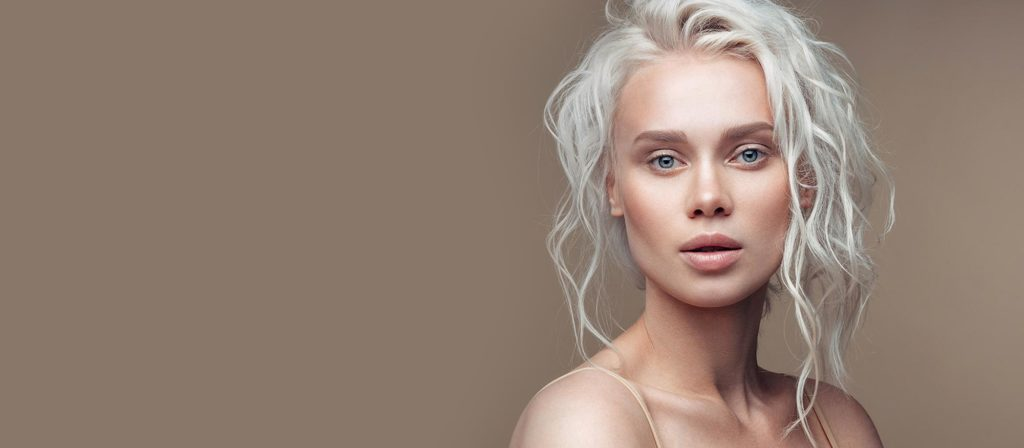
#> input picture women-face.jpg, 1024 x 448 px
$ python cv-find-face.py
#> lines starting #> are read from the running program, lines starting #| are printed output that depends on the picture; after the words box and inside, x2 and y2 are one past the last pixel; in counts of white or black regions, pixels touching at a corner belong together
import cv2
import matplotlib.pyplot as plt

def convertToGray(image):
    return cv2.cvtColor(image, cv2.COLOR_BGR2GRAY)

def convertToRGB(image):
    return cv2.cvtColor(image, cv2.COLOR_BGR2RGB)

IM_FILE='women-face.jpg'

test_image = cv2.imread(IM_FILE)
#> test_image is the input picture: shape (448, 1024, 3); mean B, G, R 115.4, 128, 147.4
test_image_gray = convertToGray(test_image)
#> in convertToGray, `return cv2.cvtColor(image, cv2.COLOR_BGR2GRAY)`:
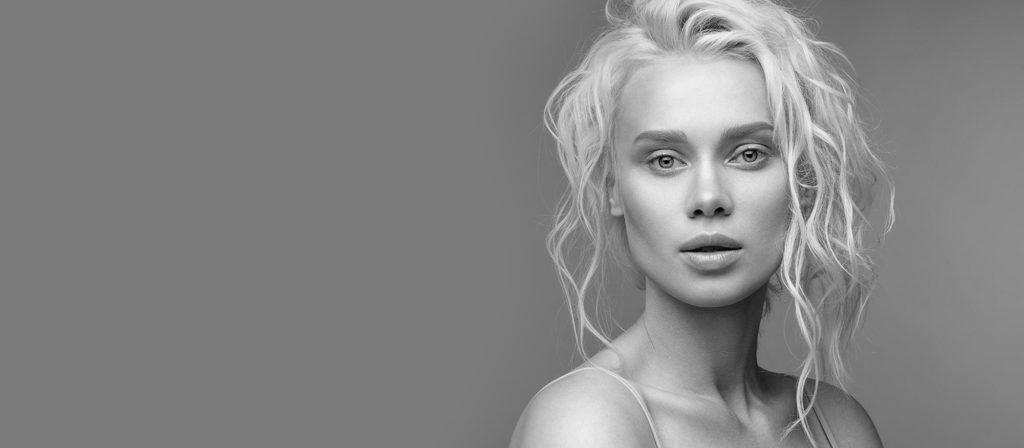
#> returned value: shape (448, 1024); min 2, max 241, mean 132.5

haar_cascade_face = cv2.CascadeClassifier(cv2.data.haarcascades + 'haarcascade_frontalface_alt2.xml')
faces_rects = haar_cascade_face.detectMultiScale(test_image_gray, scaleFactor = 1.2, minNeighbors = 5);
#> faces_rects = [[592, 64, 232, 232]]

print('Faces found: ', len(faces_rects))
#| Faces found:  1

for (x,y,w,h) in faces_rects:
     cv2.rectangle(test_image, (x, y), (x+w, y+h), (0, 255, 0), 2)
#> this loop made 1 pass
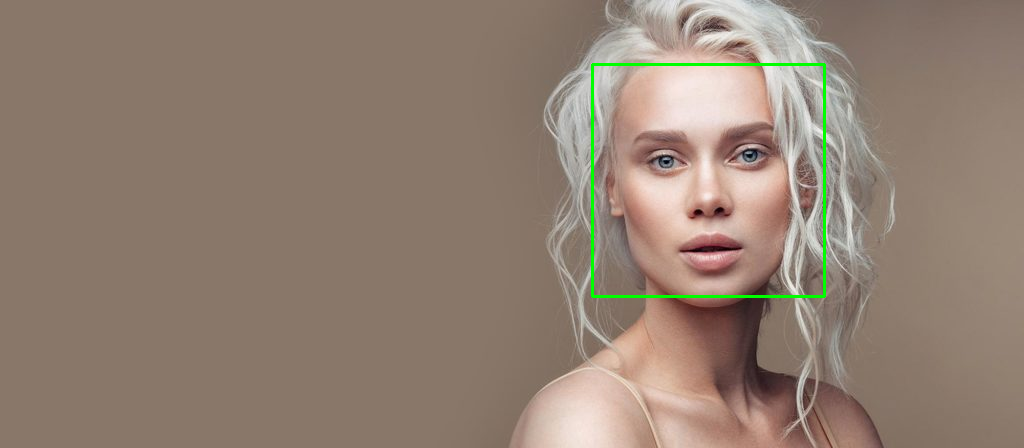
#> test_image: shape (448, 1024, 3); 0.61% of pixels changed, all inside (x1, y1, x2, y2) = (591, 63, 826, 298)

while True:
    cv2.imshow('baby', test_image)
    if cv2.waitKey(1) & 0xFF == 27:
#> (key Esc is pressed here)
        break

cv2.destroyAllWindows()
